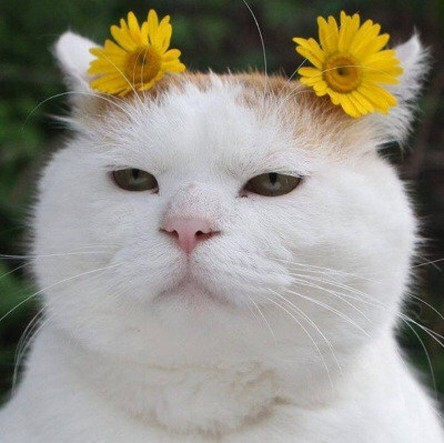
#> input picture images/cat-01.jpg, 444 x 443 px
$ python keypoint.py
#> lines starting #> are read from the running program, lines starting #| are printed output that depends on the picture
import cv2
import numpy as np


img = cv2.imread('./images/cat-01.jpg')
#> img is the input picture: shape (443, 444, 3); mean B, G, R 134.7, 146.3, 149.9
gray = cv2.cvtColor(img, cv2.COLOR_BGR2GRAY)
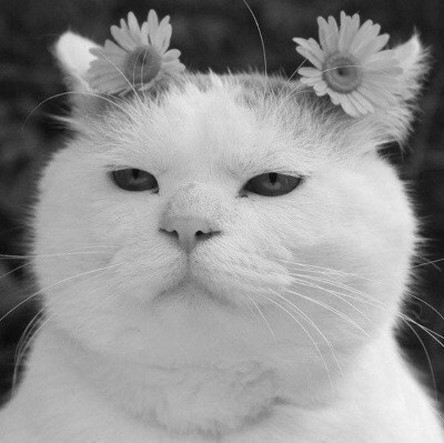
#> gray: shape (443, 444); min 4, max 247, mean 146.1

# [11 lines of commented-out code are left out]
detector = cv2.SIFT_create()  #책에는 버전업 전으로 되어있어서 동일
keypoints = detector.detect(gray, None)
#> keypoints = 412 keypoints; strongest (x, y, size): (74, 51, 25.6), (268, 184, 25.3), (132, 179, 22.8), (296, 40, 3.6)
img_draw = cv2.drawKeypoints(img, keypoints, None)
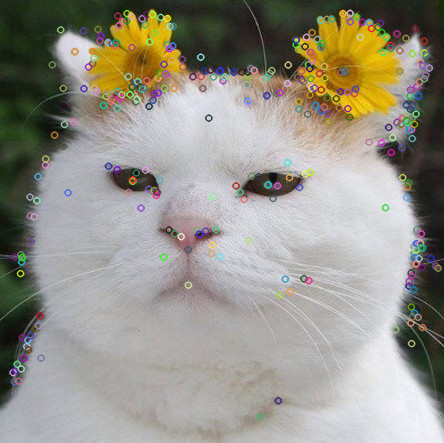
#> img_draw: shape (443, 444, 3); mean B, G, R 136.6, 146.8, 150

###현재로서는 잘 안쓰임 , 엑스박스

cv2.imshow('GITT', img_draw)
cv2.waitKey(0)
cv2.destroyAllWindows()
